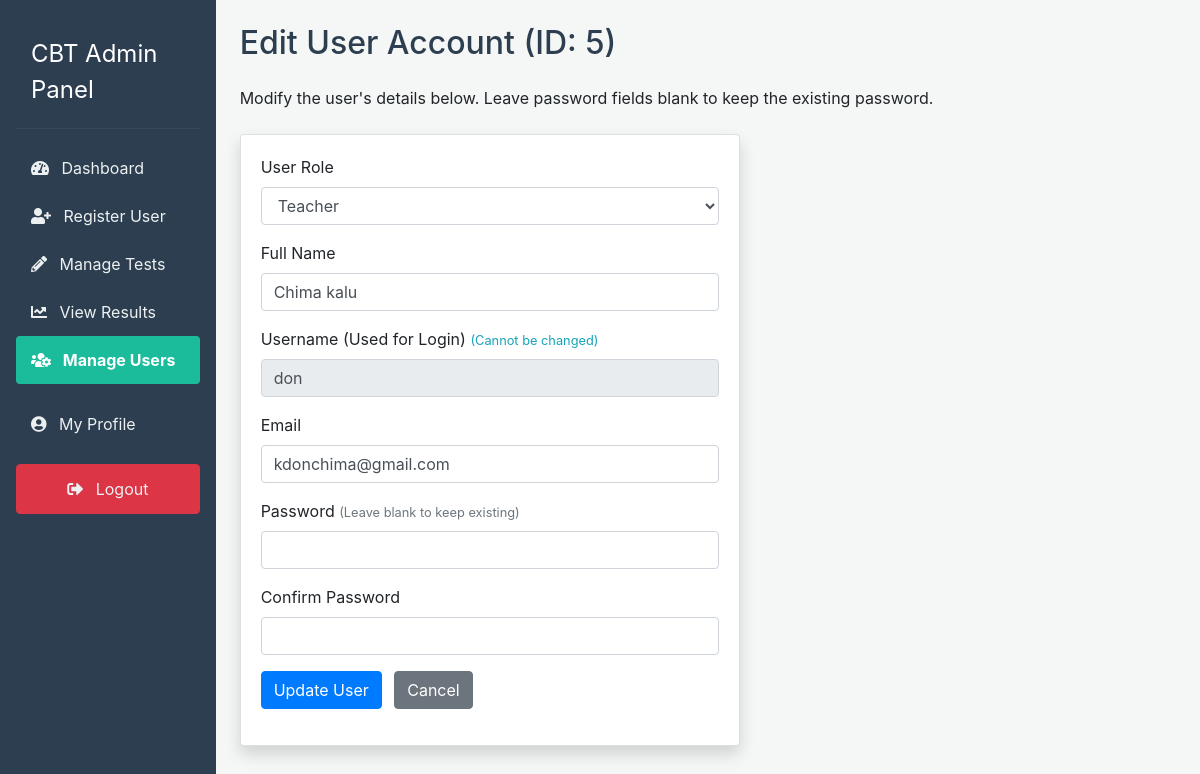
The app's page /cbt1/register.php?edit_id=5 (signed in) with its own data.
### tables this page shows
CREATE TABLE `users` (
  `user_id` int(11) NOT NULL,
  `username` varchar(100) NOT NULL,
  `password` varchar(255) NOT NULL,
  `user_type` enum('student','teacher','admin') NOT NULL DEFAULT 'student',
  `full_name` varchar(150) DEFAULT NULL,
  `class_year` varchar(10) DEFAULT NULL,
  `reg_date` timestamp NOT NULL DEFAULT current_timestamp(),
  `email` varchar(200) NOT NULL
);

### cbt1/config.php (called while the page is built, shortened)
<?php
function is_logged_in() {
    return isset($_SESSION["loggedin"]) && $_SESSION["loggedin"] === true && isset($_SESSION["user_id"]);
}
function is_admin() {
    return is_logged_in() && isset($_SESSION["user_type"]) && $_SESSION["user_type"] === 'admin';
}

### cbt1/register.php (the view, shortened to what this page needs)
<?php
require_once 'config.php';
$is_admin = is_admin();
$is_teacher = is_teacher();
$allowed_form_roles = ['student'];
if ($is_admin) {
    $allowed_form_roles = ['student', 'teacher', 'admin'];
}
$username = $email = $user_type = $full_name = $class_year = "";
$username_err = $email_err = $password_err = $confirm_password_err = $db_err = $class_year_err = $full_name_err = "";
$is_edit_mode = false;
$form_title = $is_admin ? "Register New User (Admin)" : "Register New Student (Teacher)";
if (isset($_GET['edit_id']) && $id = filter_var($_GET['edit_id'], FILTER_VALIDATE_INT)) {
    $edit_user_id = $id;
    $is_edit_mode = true;
    $form_title = "Edit User Account (ID: {$edit_user_id})";
    try {
        $sql = "SELECT username, email, user_type, full_name, class_year FROM users WHERE user_id = :id";
        $stmt = $pdo->prepare($sql);
        $stmt->bindParam(':id', $edit_user_id, PDO::PARAM_INT);
        $stmt->execute();
        if ($stmt->rowCount() == 1) {
            $user = $stmt->fetch(PDO::FETCH_ASSOC);
            $username = $user['username'];
            $email = $user['email'];
            $user_type = $user['user_type'];
            $full_name = $user['full_name'];
        } else {
            $_SESSION['error_message'] = "User ID not found for editing.";
            header("location: " . ($is_admin ? "manage_users.php" : "teacher_dashboard.php"));
            exit;
        }
    } catch (PDOException $e) {
        $db_err = "Error fetching user data: " . $e->getMessage();
    }
}
$selected_role = $user_type ?: ($is_teacher ? 'student' : 'student');
?>
<!DOCTYPE html>
<html lang="en">
<head>
    <link rel="stylesheet" href="https://stackpath.bootstrapcdn.com/bootstrap/4.5.2/css/bootstrap.min.css">
    <link rel="stylesheet" href="https://cdnjs.cloudflare.com/ajax/libs/font-awesome/5.15.4/css/all.min.css">
</head>
<body>
<div class="d-flex">
    <div class="sidebar text-white p-3">
        <div class="sidebar-header">
            CBT Admin Panel
        </div>
        <?php if ($is_admin): ?>
            <a href="admin_dashboard.php" class=""> <i class="fas fa-tachometer-alt mr-2"></i> Dashboard</a>
            <a href="register.php" class="<?php echo $is_edit_mode ? '' : 'active'; ?>"> <i class="fas fa-user-plus mr-2"></i> Register User</a>
            <a href="manage_tests.php"> <i class="fas fa-pencil-alt mr-2"></i> Manage Tests</a>
            <a href="view_results.php"> <i class="fas fa-chart-line mr-2"></i> View Results</a>
            <a href="manage_users.php" class="<?php echo $is_edit_mode ? 'active' : ''; ?>"> <i class="fas fa-users-cog mr-2"></i> Manage Users</a>
        <?php endif; ?>
        <a href="profile.php" class="mt-3"> <i class="fas fa-user-circle mr-2"></i> My Profile</a>
        <a href="logout.php" class="btn btn-danger btn-block mt-3"> <i class="fas fa-sign-out-alt mr-2"></i> Logout</a>
    </div>
    <div class="container-fluid p-4">
        <h2 class="mb-4 card-title"><?php echo $form_title; ?></h2>
        <p><?php
            if ($is_edit_mode) {
                echo 'Modify the user\'s details below. Leave password fields blank to keep the existing password.';
            } elseif ($is_teacher) {
                echo 'Please fill this form to register a new student account.';
            } else {
                echo 'Please fill this form to create a new user account (Student, Teacher, or Admin).';
            }
        ?></p>
        <div class="card shadow mt-4" style="max-width: 500px;">
            <div class="card-body">
                <form action="<?php echo htmlspecialchars($_SERVER["PHP_SELF"]); ?>" method="POST">
                    <div class="form-group">
                        <label>User Role</label>
                        <?php if ($is_admin): ?>
                            <select name="user_type" id="user_type_select" class="form-control" required
                                    onchange="toggleClassField()">
                                <?php foreach ($allowed_form_roles as $role): ?>
                                    <option value="<?php echo $role; ?>" <?php echo ($selected_role == $role) ? 'selected' : ''; ?>>
                                        <?php echo ucfirst($role); ?>
                                    </option>
                                <?php endforeach; ?>
                            </select>
                        <?php else: ?>
                            <input type="text" class="form-control" value="Student" disabled>
                            <input type="hidden" name="user_type" id="user_type_select" value="student">
                        <?php endif; ?>
                    </div>
                    <div class="form-group">
                        <label>Full Name</label>
                        <input type="text" name="full_name" class="form-control <?php echo (!empty($full_name_err)) ? 'is-invalid' : ''; ?>"
                               value="<?php echo htmlspecialchars($full_name); ?>" required>
                    </div>
                    <div class="form-group">
                        <label>Username (Used for Login) <?php echo $is_edit_mode ? '<small class="text-info">(Cannot be changed)</small>' : ''; ?></label>
                        <input type="text" name="username" class="form-control <?php echo (!empty($username_err)) ? 'is-invalid' : ''; ?>"
                               value="<?php echo htmlspecialchars($username); ?>" required <?php echo $is_edit_mode ? 'readonly' : ''; ?>>
                    </div>
                    <div class="form-group">
                        <label>Email</label>
                        <input type="email" name="email" class="form-control <?php echo (!empty($email_err)) ? 'is-invalid' : ''; ?>"
                               value="<?php echo htmlspecialchars($email); ?>" required>
                    </div>
                    <div class="form-group">
                        <label>Password <?php echo $is_edit_mode ? '<small class="text-muted">(Leave blank to keep existing)</small>' : ''; ?></label>
                        <input type="password" name="password" class="form-control <?php echo (!empty($password_err)) ? 'is-invalid' : ''; ?>"
                               <?php echo !$is_edit_mode ? 'required' : ''; ?>>
                    </div>
                    <div class="form-group">
                        <label>Confirm Password</label>
                        <input type="password" name="confirm_password" class="form-control <?php echo (!empty($confirm_password_err)) ? 'is-invalid' : ''; ?>"
                               <?php echo !$is_edit_mode ? 'required' : ''; ?>>
                    </div>
                    <div class="form-group">
                        <input type="submit" class="btn btn-primary"
                               value="<?php echo $is_edit_mode ? 'Update User' : 'Register User'; ?>">
                        <a href="<?php echo $is_admin ? 'manage_users.php' : 'teacher_dashboard.php'; ?>" class="btn btn-secondary ml-2">Cancel</a>
                    </div>
                </form>
            </div>
        </div>
    </div>
</div>
</body>
</html>

### cbt1/register.php (style rules this page uses)
.sidebar { min-height: 100vh; background-color: #2c3e50; color: #ecf0f1; box-shadow: 2px 0 5px rgba(0,0,0,0.1); }
.sidebar-header { padding: 20px 15px; font-size: 1.5rem; border-bottom: 1px solid #34495e; margin-bottom: 15px; }
.sidebar a { color: #ecf0f1; padding: 12px 15px; display: block; border-radius: 4px; transition: all 0.3s; }
.sidebar .active { background-color: #1abc9c; color: #fff; font-weight: bold; }
.container-fluid.p-4 { background-color: #f4f7f6; }
.card-title { color: #2c3e50; }

### records on screen
users: user_type "Teacher", full_name "Chima kalu", username "don", email "kdonchima@gmail.com"

### other values on screen
$form_title "Edit User Account (ID: 5)"
